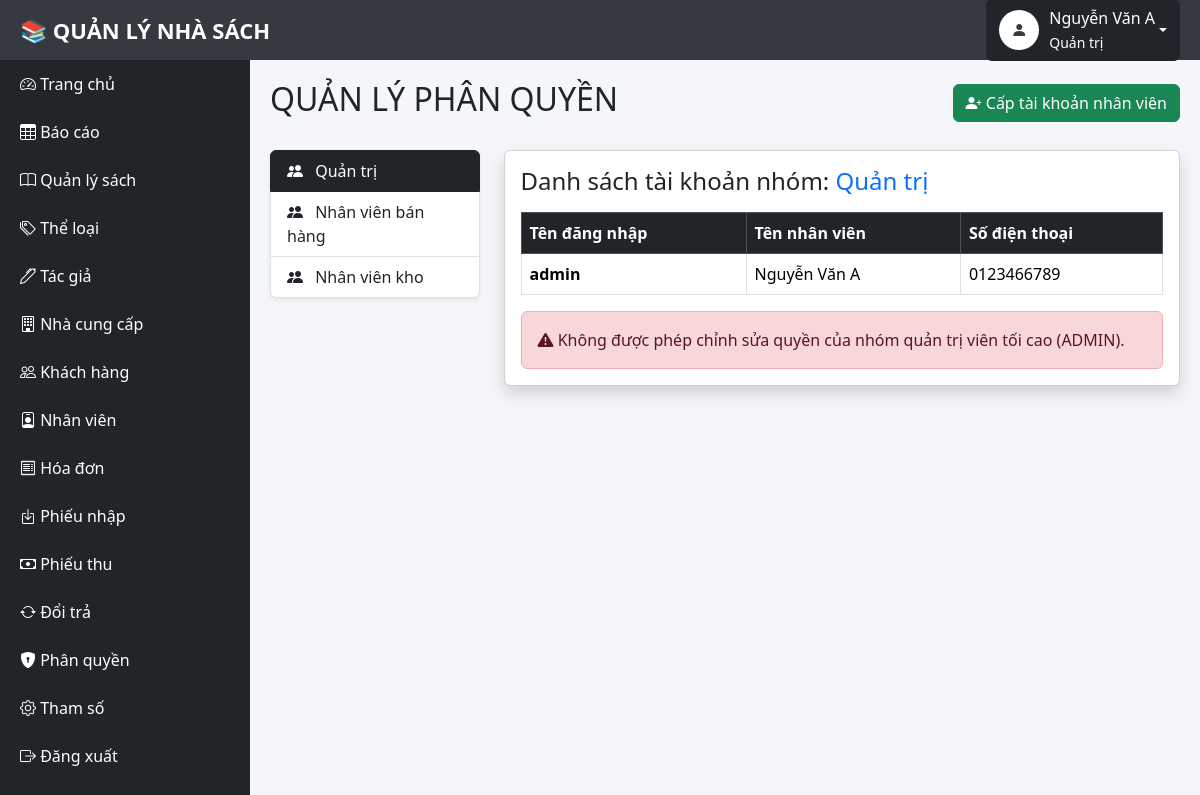
The app's page /phanquyen/index.php?manhom=ADMIN (signed in) with its own data.
### tables this page shows
CREATE TABLE `nhomnguoidung` (
  `MaNhomNguoiDung` varchar(20) NOT NULL,
  `TenNhomNguoiDung` varchar(100) DEFAULT NULL
);

CREATE TABLE `nguoidung` (
  `MaNguoiDung` varchar(10) NOT NULL,
  `MaNhomNguoiDung` varchar(10) DEFAULT NULL,
  `MaNV` varchar(10) DEFAULT NULL,
  `TenDangNhap` varchar(50) DEFAULT NULL,
  `MatKhau` varchar(100) DEFAULT NULL
);

CREATE TABLE `nhanvien` (
  `MaNV` varchar(20) NOT NULL,
  `TenNV` varchar(100) DEFAULT NULL,
  `NamSinh` datetime DEFAULT NULL,
  `SDT` varchar(20) DEFAULT NULL,
  `Email` varchar(100) DEFAULT NULL,
  `DiaChi` varchar(255) DEFAULT NULL
);

### phanquyen/index.php (the view, shortened to what this page needs)
<?php
include("../layout/header.php");
include("../layout/sidebar.php");
$nhom = mysqli_query($conn, "SELECT * FROM NHOMNGUOIDUNG");
$manhom = "";
$tennhom = "";
$users = [];
if(isset($_GET['manhom'])){
    $manhom = $_GET['manhom'];
    $nhom_sql = mysqli_query($conn, "SELECT * FROM NHOMNGUOIDUNG WHERE MaNhomNguoiDung='$manhom'");
    $nhom_data = mysqli_fetch_assoc($nhom_sql);
    $tennhom = $nhom_data['TenNhomNguoiDung'];
    $user_sql = mysqli_query($conn, "
        SELECT nd.*, nv.TenNV, nv.SDT
        FROM NGUOIDUNG nd
        JOIN NHANVIEN nv ON nd.MaNV = nv.MaNV
        WHERE nd.MaNhomNguoiDung='$manhom'
    ");
    while($u = mysqli_fetch_assoc($user_sql)){
        $users[] = $u;
    }
}
?>
<div class="content">
    <div class="d-flex justify-content-between align-items-center mb-4">
        <h2>QUẢN LÝ PHÂN QUYỀN</h2>
        <button type="button" class="btn btn-success" data-bs-toggle="modal" data-bs-target="#capTaiKhoanModal">
            <i class="bi bi-person-plus-fill"></i> Cấp tài khoản nhân viên
        </button>
    </div>
    <div class="row">
        <div class="col-md-3">
            <div class="list-group shadow-sm">
                <?php while($row = mysqli_fetch_assoc($nhom)){ ?>
                    <a href="?manhom=<?= $row['MaNhomNguoiDung'] ?>"
                       class="list-group-item list-group-item-action <?= $manhom == $row['MaNhomNguoiDung'] ? 'active bg-dark border-dark' : '' ?>">
                        <i class="bi bi-people-fill me-2"></i>
                        <?= $row['TenNhomNguoiDung'] ?>
                    </a>
                <?php } ?>
            </div>
        </div>
        <div class="col-md-9">
            <?php if(!empty($manhom)){ ?>
                <div class="card shadow mb-4">
                    <div class="card-body">
                        <h4 class="mb-3">Danh sách tài khoản nhóm: <span class="text-primary"><?= $tennhom ?></span></h4>
                        <table class="table table-bordered">
                            <tr class="table-dark">
                                <th>Tên đăng nhập</th>
                                <th>Tên nhân viên</th>
                                <th>Số điện thoại</th>
                            </tr>
                            <?php if(count($users) > 0){
                                foreach($users as $u){ ?>
                                <tr>
                                    <td><b><?= $u['TenDangNhap'] ?></b></td>
                                    <td><?= $u['TenNV'] ?></td>
                                    <td><?= $u['SDT'] ?></td>
                                </tr>
                            <?php } } else { ?>
                                <tr><td colspan="3" class="text-center text-muted">Chưa có tài khoản nào thuộc nhóm này</td></tr>
                            <?php } ?>
                        </table>
                        <?php if($manhom != "ADMIN"){ ?>
                            <button type="button" class="btn btn-warning mt-2 fw-bold" data-bs-toggle="modal" data-bs-target="#phanquyenModal">
                                <i class="bi bi-shield-lock-fill me-2"></i> Cấu hình quyền hạn
                            </button>
                        <?php } else { ?>
                            <div class="alert alert-danger mt-3 mb-0">
                                <i class="bi bi-exclamation-triangle-fill"></i> Không được phép chỉnh sửa quyền của nhóm quản trị viên tối cao (ADMIN).
                            </div>
                        <?php } ?>
                    </div>
                </div>
            <?php } ?>
        </div>
    </div>
</div>
<?php include("../layout/footer.php"); ?>

### layout/header.php (style rules this page uses)
body { margin:0; background:#f4f6f9; }
.content { margin-left:250px; margin-top:60px; padding:20px; }

### records on screen
nhomnguoidung: TenNhomNguoiDung "Quản trị"
nhomnguoidung: TenNhomNguoiDung "Nhân viên bán hàng"
nhomnguoidung: TenNhomNguoiDung "Nhân viên kho"
nguoidung: TenDangNhap "admin", MaNV.TenNV "Nguyễn Văn A", MaNV.SDT "0123466789"

### other values on screen
$_SESSION['user']['TenNV'] "Nguyễn Văn A"
$_SESSION['user']['TenNhomNguoiDung'] "Quản trị"
